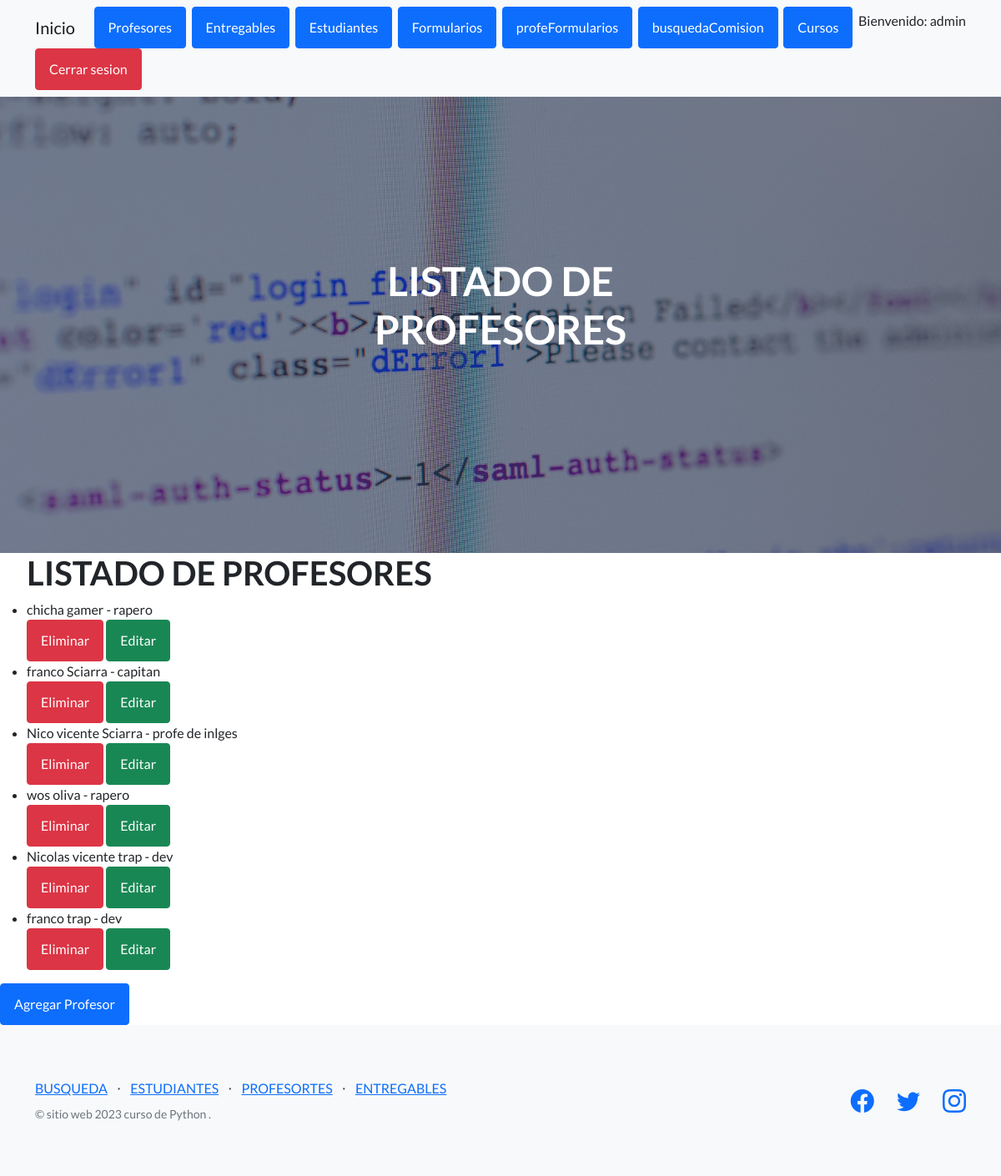
The page /AppCoder/leerProfesores/ (signed in) on the database its author committed.
### AppCoder/models.py (models this page shows, shortened)
class Profesor(models.Model): # es una herencia objeto
    nombre=models.CharField(max_length=50)
    apellido=models.CharField(max_length=50)
    email=models.EmailField()
    profesion=models.CharField(max_length=50)

### AppCoder/views.py (the view)
@login_required
def leerProfesores(request):
    profesores=Profesor.objects.all() # lista de todos los profesores
    return render(request, 'AppCoder/Profesores.html', {'profesores': profesores})

### AppCoder/templates/AppCoder/profesores.html (shortened to what this page needs)
{% extends 'AppCoder/padre.html' %}
{% load static %}
{% block titulo %}
<h1 class="mb-5">LISTADO DE PROFESORES</h1>
{% endblock %}
{% block contenido_que_cambia %}
<ul>
    <h1>LISTADO DE PROFESORES</h1>
    {% for profesor in profesores %}
    <li>{{ profesor.nombre }} {{ profesor.apellido }} - {{ profesor.profesion }}</li>
    <a class="btn btn-danger" href="{% url 'eliminarProfesor' profesor.id %}">Eliminar </a>
    <a class="btn btn-success" href="{% url 'editarProfesor' profesor.id %}">Editar</a>
    {% endfor %}
</ul>
<a class="btn btn-primary" href="{% url 'profeFormulario' %}">Agregar Profesor</a>
{% endblock %}

### AppCoder/templates/AppCoder/padre.html (shortened to what this page needs)
<!DOCTYPE html>
<html lang="en">
    <head>
        {% load static %}
        <link href="https://cdn.jsdelivr.net/npm/bootstrap-icons@1.5.0/font/bootstrap-icons.css" rel="stylesheet" type="text/css" />
        <link href="{% static 'AppCoder/css/styles.css' %}" rel="stylesheet" />
    </head>
    <body>
        <nav class="navbar navbar-light bg-light static-top">
            <div class="container">
                <a class="navbar-brand" href="{% url 'inicio'%}">Inicio</a>
                {% if user.is_authenticated %}
                <a class="btn btn-primary" href="{% url 'leerProfesores' %}">Profesores</a>
                <a class="btn btn-primary" href="{% url 'entregables' %}">Entregables</a>
                <a class="btn btn-primary" href="{% url 'estudiantes' %}">Estudiantes</a>
                <a class="btn btn-primary" href="{% url 'cursoFormulario' %}">Formularios</a>
                <a class="btn btn-primary" href="{% url 'profeFormulario' %}">profeFormularios</a>
                <a class="btn btn-primary" href="{% url 'busquedaComision' %}">busquedaComision</a>
                <a class="btn btn-primary" href="{% url 'cursos' %}">Cursos</a>
                <p>Bienvenido:  {{ user.username }}</p>
                <a class="btn btn-danger" href="{% url 'logout' %}">Cerrar sesion</a>
                {% else %}
                <a class="btn btn-primary" href="{% url 'register' %}">Registro</a>
                <a class="btn btn-primary" href="{% url 'login' %}">Ingresar</a>
                {% endif %}
            </div>
        </nav>
        <header class="masthead">
            <div class="container position-relative">
                <div class="row justify-content-center">
                    <div class="col-xl-6">
                        <div class="text-center text-white">
                            {% block titulo %}
                            {% endblock %}
                        </div>
                    </div>
                </div>
            </div>
        </header>
        {% block contenido_que_cambia %}
        {% endblock %}
        <footer class="footer bg-light">
            <div class="container">
                <div class="row">
                    <div class="col-lg-6 h-100 text-center text-lg-start my-auto">
                        <ul class="list-inline mb-2">
                            <li class="list-inline-item"><a href="{% url 'busquedaComision' %}">BUSQUEDA</a></li>
                            <li class="list-inline-item">⋅</li>
                            <li class="list-inline-item"><a href="{% url 'estudiantes' %}">ESTUDIANTES</a></li>
                            <li class="list-inline-item">⋅</li>
                            <li class="list-inline-item"><a href="{% url 'profesores' %}">PROFESORTES</a></li>
                            <li class="list-inline-item">⋅</li>
                            <li class="list-inline-item"><a href="{% url 'entregables' %}">ENTREGABLES</a></li>
                        </ul>
                        <p class="text-muted small mb-4 mb-lg-0">&copy; sitio web 2023 curso de Python .</p>
                    </div>
                    <div class="col-lg-6 h-100 text-center text-lg-end my-auto">
                        <ul class="list-inline mb-0">
                            <li class="list-inline-item me-4">
                                <a href="#!"><i class="bi-facebook fs-3"></i></a>
                            </li>
                            <li class="list-inline-item me-4">
                                <a href="#!"><i class="bi-twitter fs-3"></i></a>
                            </li>
                            <li class="list-inline-item">
                                <a href="#!"><i class="bi-instagram fs-3"></i></a>
                            </li>
                        </ul>
                    </div>
                </div>
            </div>
        </footer>
    </body>
</html>

### rows shown on the page
Profesor: nombre "chicha", apellido "gamer", profesion "rapero"
Profesor: nombre "franco", apellido "Sciarra", profesion "capitan"
Profesor: nombre "Nico vicente", apellido "Sciarra", profesion "profe de inlges"
Profesor: nombre "wos", apellido "oliva", profesion "rapero"
Profesor: nombre "Nicolas vicente", apellido "trap", profesion "dev"
Profesor: nombre "franco", apellido "trap", profesion "dev"

### other values the page prints
{{ user.username }} "admin"
